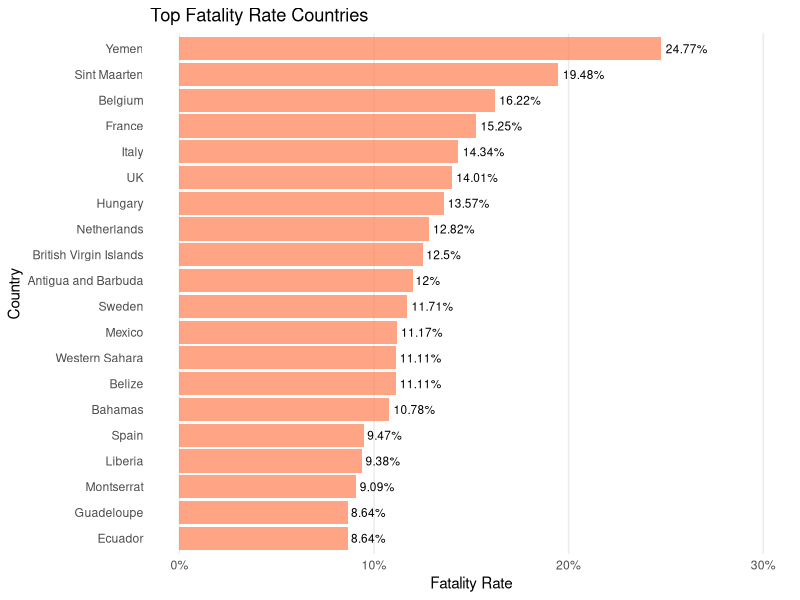

Recreate this plot in R. (Note: this script raises an error after producing the figure.)
## ---- chunk 1
#knitr::opts_chunk$set(echo = TRUE)
knitr::opts_chunk$set(
	echo = TRUE, 
	fig.align = "center",
	fig.show = "hold",
	message = FALSE,
	warning = FALSE,
	results = "hold"
)
 
options(scipen = 99)
## ---- chunk 2
library(dplyr)
library(ggplot2)
library(scales)
## ---- chunk 3
world_covid <- read.csv(file = "data/world_covid.csv", header = TRUE, stringsAsFactors = FALSE)
str(world_covid)
## ---- chunk 4
head(world_covid, n = 10)
## ---- chunk 5
world_covid %>% 
  arrange(desc(fatality_rate)) %>%
  head(n = 20) %>% 
  ggplot(mapping = aes(x = reorder(country, fatality_rate), y = fatality_rate)) + 
  geom_bar(stat = "identity", fill = "coral", alpha = 0.7) +
  geom_text(aes(label = paste0(fatality_rate*100, "%")), size = 3, hjust = -0.1) + 
  coord_flip() + 
  labs(title = "Top Fatality Rate Countries",
       x = "Country",
       y = "Fatality Rate") +
  theme_minimal() + 
  scale_y_continuous(labels = scales::percent_format(accuracy = 1), limits = c(0, 0.30)) +
  theme(panel.grid.major.y = element_blank(),
        panel.grid.minor.y = element_blank(),
        panel.grid.minor.x = element_blank())
## ---- chunk 6
vis1 <- world_covid %>% 
  select(country, fatality_rate)
vis1
## ---- chunk 7
ggplot(data = vis1, mapping = aes(x = country, y = fatality_rate)) + 
  geom_bar(stat = "identity")
## ---- chunk 8
# rotate x-axis label 90 deg
ggplot(data = vis1, mapping = aes(x = country, y = fatality_rate)) + 
  geom_bar(stat = "identity") + 
  theme(axis.text.x = element_text(angle = 90))
## ---- chunk 9
# sorted barchart
ggplot(data = vis1, mapping = aes(x = reorder(country, fatality_rate), y = fatality_rate)) + 
  geom_bar(stat = "identity") + 
  theme(axis.text.x = element_text(angle = 90))

## ---- chunk 10
topn <- vis1 %>% 
  arrange(desc(fatality_rate)) %>%
  head(n = 20)
topn
## ---- chunk 11
# sorted barchart
ggplot(data = topn, mapping = aes(x = reorder(country, fatality_rate), y = fatality_rate)) + 
  geom_bar(stat = "identity") + 
  theme(axis.text.x = element_text(angle = 90))

## ---- chunk 12
ggplot(data = topn, mapping = aes(x = reorder(country, fatality_rate), y = fatality_rate)) + 
  geom_bar(stat = "identity") + 
  theme(axis.text.x = element_text(angle = 90)) +
  labs(title = "Top Fatality Rate Countries",
       x = "Country",
       y = "Fatality Rate")
## ---- chunk 13
# Custom axis scale 
ggplot(data = topn, mapping = aes(x = reorder(country, fatality_rate), y = fatality_rate)) + 
  geom_bar(stat = "identity") +
  theme(axis.text.x = element_text(angle = 90)) +
  labs(title = "Top Fatality Rate Countries",
       x = "Country",
       y = "Fatality Rate") + 
  scale_y_continuous(labels = scales::percent_format(accuracy = 1))
## ---- chunk 14
# Custom title - axis title
ggplot(data = topn, mapping = aes(x = reorder(country, fatality_rate), y = fatality_rate)) + 
  geom_bar(stat = "identity") + 
  theme(axis.text.x = element_text(angle = 90)) +
  labs(title = "Top Fatality Rate Countries",
       x = "Country",
       y = "Fatality Rate") + 
  scale_y_continuous(labels = scales::percent_format(accuracy = 1)) +
  coord_flip()
## ---- chunk 15
# Custom title - axis title
ggplot(data = topn, mapping = aes(x = reorder(country, fatality_rate), y = fatality_rate)) + 
  geom_bar(stat = "identity") + 
  labs(title = "Top Fatality Rate Countries",
       x = "Country",
       y = "Fatality Rate") +
  scale_y_continuous(labels = scales::percent_format(accuracy = 1)) +
  coord_flip()
## ---- chunk 16
# Custom theme 
ggplot(data = topn, mapping = aes(x = reorder(country, fatality_rate), y = fatality_rate)) + 
  geom_bar(stat = "identity") + 
  labs(title = "Top Fatality Rate Countries",
       x = "Country",
       y = "Fatality Rate") + 
  scale_y_continuous(labels = scales::percent_format(accuracy = 1)) +
  coord_flip() +
  theme_minimal()

## ---- chunk 17
# Change color & grid
ggplot(data = topn, mapping = aes(x = reorder(country, fatality_rate), y = fatality_rate)) + 
  geom_bar(stat = "identity", fill = "coral", alpha = 0.7) +
  labs(title = "Top Fatality Rate Countries",
       x = "Country",
       y = "Fatality Rate") +
  scale_y_continuous(labels = scales::percent_format(accuracy = 1)) + 
  coord_flip() + 
  theme_minimal() 
## ---- chunk 18
# Change color & grid
ggplot(data = topn, mapping = aes(x = reorder(country, fatality_rate), y = fatality_rate)) + 
  geom_bar(stat = "identity", fill = "coral", alpha = 0.7) +
  labs(title = "Top Fatality Rate Countries",
       x = "Country",
       y = "Fatality Rate") +
  scale_y_continuous(labels = scales::percent_format(accuracy = 1)) + 
  coord_flip() + 
  theme_minimal() +
  theme(panel.grid.major.y = element_blank(),
        panel.grid.minor.y = element_blank(),
        panel.grid.minor.x = element_blank())
## ---- chunk 19
# Add label & y-limit 
ggplot(data = topn, mapping = aes(x = reorder(country, fatality_rate), y = fatality_rate)) + 
  geom_bar(stat = "identity", fill = "coral", alpha = 0.7) + 
  labs(title = "Top Fatality Rate Countries",
       x = "Country",
       y = "Fatality Rate") +
  scale_y_continuous(labels = scales::percent_format(accuracy = 1)) +
  coord_flip() +
  theme_minimal() + 
  theme(panel.grid.major.y = element_blank(),
        panel.grid.minor.y = element_blank(),
        panel.grid.minor.x = element_blank()) + 
  geom_text(aes(label = paste0(fatality_rate*100, "%")), size = 3, hjust = -0.1)

## ---- chunk 20
# Add label & y-limit 
ggplot(data = topn, mapping = aes(x = reorder(country, fatality_rate), y = fatality_rate)) + 
  geom_bar(stat = "identity", fill = "coral", alpha = 0.7) + 
  labs(title = "Top Fatality Rate Countries",
       x = "Country",
       y = "Fatality Rate") +
  scale_y_continuous(labels = scales::percent_format(accuracy = 1), limits = c(0, 0.30)) +
  coord_flip() +
  theme_minimal() + 
  theme(panel.grid.major.y = element_blank(),
        panel.grid.minor.y = element_blank(),
        panel.grid.minor.x = element_blank()) + 
  geom_text(aes(label = paste0(fatality_rate*100, "%")), size = 3, hjust = -0.1)
## ---- chunk 21
# By Total Cases 
## top 20 barchart
top20 <- world_covid %>% 
  arrange(desc(total_cases)) %>%
  head(n = 20)

ggplot(data = top20, mapping = aes(x = reorder(country, total_cases), y = total_cases)) + 
  geom_bar(stat = "identity", fill = "coral", alpha = 0.7) +
  geom_text(aes(label = formatC(total_cases, big.mark = ",", decimal.mark = ".", format = "d")), size = 3, hjust = -0.1) + 
  coord_flip() + 
  labs(title = "Top 20 Total Cases Countries",
       x = "Country",
       y = "Total Cases") +
  theme_minimal() + 
  scale_y_continuous(labels = scales::number_format(big.mark = ","), limits = c(0, 2.0*10^6)) +
  theme(panel.grid.major.y = element_blank(),
        panel.grid.minor.y = element_blank(),
        panel.grid.minor.x = element_blank())
## ---- chunk 22
# Buble chart 
ggplot(data = world_covid, mapping = aes(x = med_age, y = fatality_rate)) + 
  geom_point(aes(size = density_km2, color = continent), alpha = 0.6) +
  theme_minimal() +
  labs(title = "Median Population Age vs Fatality Rate",
       x = "Median Population Age",
       y = "Fatality Rate",
       size = "Population Density (/km2)",
       color = "Continent") +
  scale_colour_manual(values = c("Africa" = "#f53d3d", 
                                 "Asia" = "#f7a41e", 
                                 "Australia/Oceania" = "#4bdb57", 
                                 "Europe" = "#3da2eb", 
                                 "North America" = "#f227eb", 
                                 "South America" = "#8a0404")) +
  scale_y_continuous(labels = scales::percent_format(accuracy = 1)) +
  facet_wrap(~ continent)
## ---- chunk 23
# Scatter plot
ggplot(data = world_covid, mapping = aes(x = med_age, y = fatality_rate)) + 
  geom_point() +
  theme_minimal() 
## ---- chunk 24
# Point opacity
ggplot(data = world_covid, mapping = aes(x = med_age, y = fatality_rate)) + 
  geom_point(alpha = 0.3) +
  theme_minimal() 
## ---- chunk 25
# Bubble chart size
ggplot(data = world_covid, mapping = aes(x = med_age, y = fatality_rate)) + 
  geom_point(aes(size = density_km2), alpha = 0.3) +
  theme_minimal()
## ---- chunk 26
# Buble chart color
ggplot(data = world_covid, mapping = aes(x = med_age, y = fatality_rate)) + 
  geom_point(aes(size = density_km2, color = continent), alpha = 0.3) +
  theme_minimal()
## ---- chunk 27
# Custom color manual
ggplot(data = world_covid, mapping = aes(x = med_age, y = fatality_rate)) + 
  geom_point(aes(size = density_km2, color = continent), alpha = 0.3) +
  theme_minimal() +
  scale_colour_manual(values = c("Africa" = "#f53d3d", 
                                 "Asia" = "#f7a41e", 
                                 "Australia/Oceania" = "#4bdb57", 
                                 "Europe" = "#3da2eb", 
                                 "North America" = "#f227eb", 
                                 "South America" = "#8a0404"))
## ---- chunk 28
# Custom title & axis title
ggplot(data = world_covid, mapping = aes(x = med_age, y = fatality_rate)) + 
  geom_point(aes(size = density_km2, color = continent), alpha = 0.3) +
  theme_minimal() +
  scale_colour_manual(values = c("Africa" = "#f53d3d", 
                                 "Asia" = "#f7a41e", 
                                 "Australia/Oceania" = "#4bdb57", 
                                 "Europe" = "#3da2eb", 
                                 "North America" = "#f227eb", 
                                 "South America" = "#8a0404")) +
  labs(title = "Median Population Age vs Fatality Rate",
       x = "Median Population Age",
       y = "Fatality Rate",
       size = "Population Density (/km2)",
       color = "Continent")
## ---- chunk 29
# Buble chart custom axis title
ggplot(data = world_covid, mapping = aes(x = med_age, y = fatality_rate)) + 
  geom_point(aes(size = density_km2, color = continent), alpha = 0.3) +
  theme_minimal() +
  labs(title = "Median Population Age vs Fatality Rate",
       x = "Median Population Age",
       y = "Fatality Rate",
       size = "Population Density (/km2)",
       color = "Continent") +
  scale_colour_manual(values = c("Africa" = "#f53d3d", 
                                 "Asia" = "#f7a41e", 
                                 "Australia/Oceania" = "#4bdb57", 
                                 "Europe" = "#3da2eb", 
                                 "North America" = "#f227eb", 
                                 "South America" = "#8a0404")) +
  scale_y_continuous(labels = scales::percent_format(accuracy = 1))
## ---- chunk 30
# Buble chart custom axis title
ggplot(data = world_covid, mapping = aes(x = med_age, y = fatality_rate)) + 
  geom_point(aes(size = density_km2, color = continent), alpha = 0.6) +
  theme_minimal() +
  labs(title = "Median Population Age vs Fatality Rate",
       x = "Median Population Age",
       y = "Fatality Rate",
       size = "Population Density (/km2)",
       color = "Continent") +
  scale_colour_manual(values = c("Africa" = "#f53d3d", 
                                 "Asia" = "#f7a41e", 
                                 "Australia/Oceania" = "#4bdb57", 
                                 "Europe" = "#3da2eb", 
                                 "North America" = "#f227eb", 
                                 "South America" = "#8a0404")) +
  scale_y_continuous(labels = scales::percent_format(accuracy = 1)) +
  facet_wrap(~ continent)
## ---- chunk 31
dailynational <- read.csv("data/dailynational.csv", header = TRUE, stringsAsFactors = FALSE)
dailynational$dates <- as.Date(dailynational$dates)
str(dailynational)
## ---- chunk 32
head(dailynational, n = 10)
## ---- chunk 33
ks <- ksmooth(x = dailynational$dates, 
              y = dailynational$daily_cases, 
              kernel = "normal", 
              bandwidth = 10, 
              x.points = dailynational$dates)
dailynational$daily_trend <- ks$y

ggplot(data = dailynational, mapping = aes(x = dates)) + 
  geom_line(aes(y = daily_cases, color = "New"), size = 0.8) + 
  geom_line(aes(y = daily_recovered, color = "Recovered"), size = 0.8) + 
  geom_line(aes(y = daily_deaths, color = "Deaths"), size = 0.8) + 
  theme_minimal() + 
  scale_color_manual(name = "Cases",
                     values = c("New" = "yellow", 
                                "Recovered" = "green", 
                                "Deaths" = "red", 
                                "Trend" = "grey")) + 
  labs(title = "Indonesia Daily Cases Trend",
       x = "Dates",
       y = "Daily Cases") + 
  scale_x_date(date_breaks = "2 weeks", date_labels = "%d/%m") +
  geom_line(aes(y = daily_trend, color = "Trend"), size = 0.8) + 
  theme(legend.position = "top")
dailynational$daily_trend <- NULL
## ---- chunk 34
dailynational %>% 
  select(dates, daily_cases, daily_recovered, daily_deaths) %>% 
  head(n = 10)
## ---- chunk 35
ggplot(data = dailynational, mapping = aes(x = dates)) + 
  geom_line(aes(y = daily_cases, color = "New")) + 
  geom_line(aes(y = daily_recovered, color = "Recovered")) + 
  geom_line(aes(y = daily_deaths, color = "Deaths")) +
  theme_minimal()
## ---- chunk 36
# Change color & line size
ggplot(data = dailynational, mapping = aes(x = dates)) + 
  geom_line(aes(y = daily_cases, color = "New"), size = 0.8) + 
  geom_line(aes(y = daily_recovered, color = "Recovered"), size = 0.8) + 
  geom_line(aes(y = daily_deaths, color = "Deaths"), size = 0.8) +
  theme_minimal() + 
  scale_color_manual(name = "Cases", # judul legend
                     values = c("New" = "yellow", 
                                "Recovered" = "green", 
                                "Deaths" = "red"))
## ---- chunk 37
# Add title and axis title
ggplot(data = dailynational, mapping = aes(x = dates)) + 
  geom_line(aes(y = daily_cases, color = "New"), size = 0.8) + 
  geom_line(aes(y = daily_recovered, color = "Recovered"), size = 0.8) + 
  geom_line(aes(y = daily_deaths, color = "Deaths"), size = 0.8) +
  theme_minimal() + 
  scale_color_manual(name = "Cases", # judul legend
                     values = c("New" = "yellow", 
                                "Recovered" = "green", 
                                "Deaths" = "red")) + 
  labs(title = "Indonesia Daily Cases Trend",
       x = "Dates",
       y = "Daily Cases")
## ---- chunk 38
# Change x-axis format
ggplot(data = dailynational, mapping = aes(x = dates)) + 
  geom_line(aes(y = daily_cases, color = "New"), size = 0.8) + 
  geom_line(aes(y = daily_recovered, color = "Recovered"), size = 0.8) + 
  geom_line(aes(y = daily_deaths, color = "Deaths"), size = 0.8) +
  theme_minimal() + 
  scale_color_manual(name = "Cases", # judul legend
                     values = c("New" = "yellow", 
                                "Recovered" = "green", 
                                "Deaths" = "red")) + 
  labs(title = "Indonesia Daily Cases Trend",
       x = "Dates",
       y = "Daily Cases") + 
  scale_x_date(date_breaks = "2 weeks", date_labels = "%d/%m")
## ---- chunk 39
# Add trend line
ks <- ksmooth(x = dailynational$dates, 
              y = dailynational$daily_cases, 
              kernel = "normal", 
              bandwidth = 10, 
              x.points = dailynational$dates)
dailynational$daily_trend <- ks$y
## ---- chunk 40
ggplot(data = dailynational, mapping = aes(x = dates)) + 
  geom_line(aes(y = daily_cases, color = "New"), size = 0.8) + 
  geom_line(aes(y = daily_recovered, color = "Recovered"), size = 0.8) + 
  geom_line(aes(y = daily_deaths, color = "Deaths"), size = 0.8) +
  theme_minimal() + 
  scale_color_manual(name = "Cases",
                     values = c("New" = "yellow", 
                                "Recovered" = "green", 
                                "Deaths" = "red", 
                                "Trend" = "grey")) + 
  labs(title = "Indonesia Daily Cases Trend",
       x = "Dates",
       y = "Daily Cases") + 
  scale_x_date(date_breaks = "2 weeks", date_labels = "%d/%m") + 
  geom_line(aes(y = daily_trend, color = "Trend"), size = 0.8)

## ---- chunk 41
# Custom legend & position
ggplot(data = dailynational, mapping = aes(x = dates)) + 
  geom_line(aes(y = daily_cases, color = "New"), size = 0.8) + 
  geom_line(aes(y = daily_recovered, color = "Recovered"), size = 0.8) + 
  geom_line(aes(y = daily_deaths, color = "Deaths"), size = 0.8) + 
  theme_minimal() + 
  scale_color_manual(name = "Cases",
                     values = c("New" = "yellow", 
                                "Recovered" = "green", 
                                "Deaths" = "red", 
                                "Trend" = "grey")) + 
  labs(title = "Indonesia Daily Cases Trend",
       x = "Dates",
       y = "Daily Cases") + 
  scale_x_date(date_breaks = "2 weeks", date_labels = "%d/%m") +
  geom_line(aes(y = daily_trend, color = "Trend"), size = 0.8) + 
  theme(legend.position = "top")

